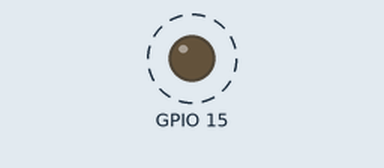
A sketch run on a simulated ESP8266 (NodeMCU). On the bench: output pins drawn as LEDs (lit = HIGH). Dashed ring = blinking. What the sketch prints to the serial monitor is not drawn.

Above: at 0.5 s.
Timing chart, 0 to 3.0 s (numbered marks = the images above):
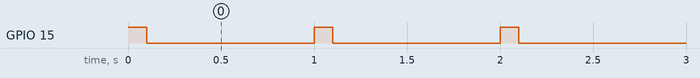

The sketch:

esp8266blinky.ino
```cpp
#include "Wire.h"
//#include <i2c_t3.h>
#include <SPI.h>
#include <ESP8266WiFi.h>
#include <WiFiClient.h>
#include <ESP8266WebServer.h>
#include <ESP8266mDNS.h>
#include <ArduinoOTA.h>

void setup() {
      pinMode(15, OUTPUT);
      Serial.begin(115200);

    }

    void loop() {
      digitalWrite(15, HIGH);
      Serial.println("test");
      delay(100);
      digitalWrite(15, LOW);
      delay(900);
    }
```

Measured:
- by itself, GPIO 15: alternates HIGH for 0.10 s and LOW for 0.90 s
